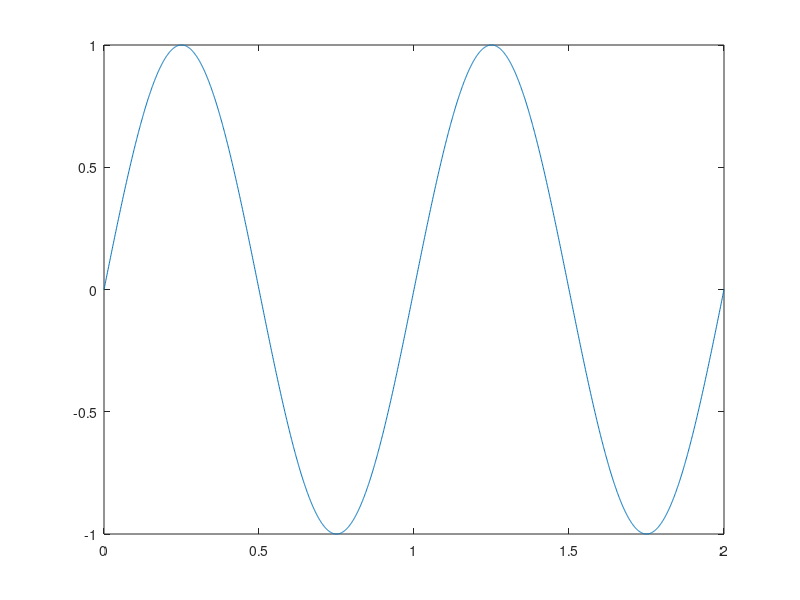
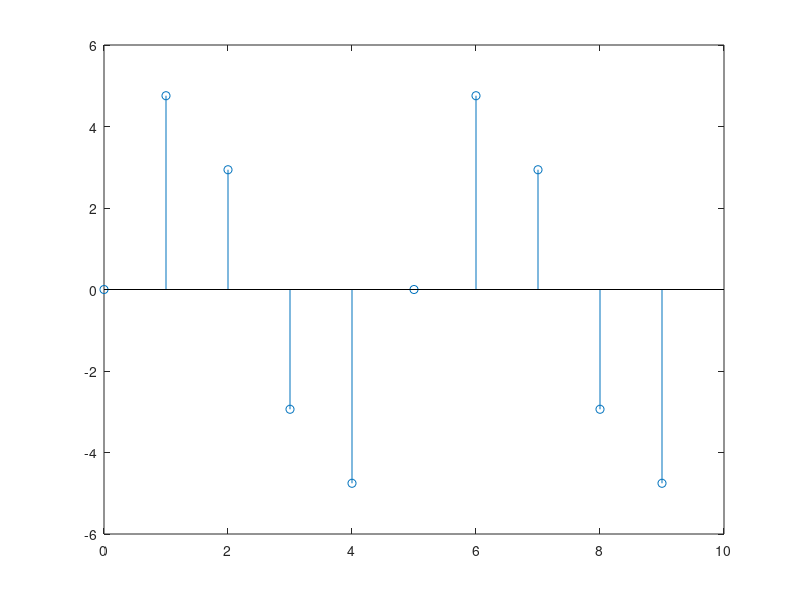

The MATLAB script that drew these images, in order: (Note: this script raises an error after producing the figures.)
clear all
clc
close all

t = 0:0.001:2;
f = 1;
x = sin(2*pi*f*t);
plot(t,x);

fs = 5;
n = 0:2*fs-1;

y = 5*sin(2*pi*f*n/fs);
figure();
stem(n,y);
y = round(y);
yy = abs(y);
s1 =dec2bin(yy,3);
s1 = string(s1);

for i = 1:10
    if(y(1,i)<0)
        y(1,i) = '1';
    end
end
s1






New 


clc;
clear all;
close all;
h=3;
d=(10-5)/3;
f=1/d;
x=0:0.001:2;
y=5*sin(2*pi*1*x);
subplot(2,1,1);
plot(x,y);
n=0:2/20:2;
g=5*sin(2*pi*1*n);
subplot(2,1,2);
stem(n,g);
v=round(g);
d=abs(v);
r=dec2bin(d,4);
for i=1:length(r)
    if v(i)<0
       r(i,1)='1';
    end
end
s1=string(r);
s=s1(1);
for i=2:length(s1)
    s=s+s1(i);
end
s
